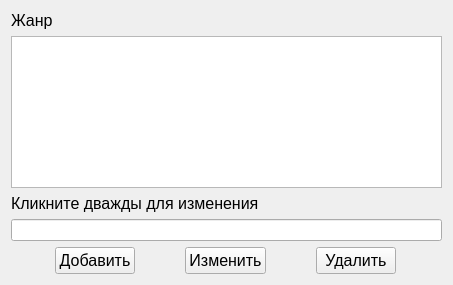
<?xml version="1.0" encoding="UTF-8"?>
<ui version="4.0">
 <class>Form</class>
 <widget class="QWidget" name="Form">
  <property name="geometry">
   <rect>
    <x>0</x>
    <y>0</y>
    <width>453</width>
    <height>285</height>
   </rect>
  </property>
  <property name="windowTitle">
   <string>Редактировать жанр</string>
  </property>
  <layout class="QVBoxLayout" name="verticalLayout">
   <item>
    <widget class="QLabel" name="textNameCinema">
     <property name="sizePolicy">
      <sizepolicy hsizetype="Preferred" vsizetype="Fixed">
       <horstretch>0</horstretch>
       <verstretch>0</verstretch>
      </sizepolicy>
     </property>
     <property name="font">
      <font>
       <family>Arial</family>
       <pointsize>12</pointsize>
      </font>
     </property>
     <property name="text">
      <string>Жанр</string>
     </property>
    </widget>
   </item>
   <item>
    <widget class="QTableWidget" name="tableWidget"/>
   </item>
   <item>
    <widget class="QLabel" name="textNameCinema_2">
     <property name="sizePolicy">
      <sizepolicy hsizetype="Preferred" vsizetype="Fixed">
       <horstretch>0</horstretch>
       <verstretch>0</verstretch>
      </sizepolicy>
     </property>
     <property name="font">
      <font>
       <family>Arial</family>
       <pointsize>12</pointsize>
      </font>
     </property>
     <property name="text">
      <string>Кликните дважды для изменения</string>
     </property>
    </widget>
   </item>
   <item>
    <widget class="QLineEdit" name="name"/>
   </item>
   <item>
    <layout class="QHBoxLayout" name="horizontalLayout">
     <item>
      <widget class="QPushButton" name="add_button">
       <property name="sizePolicy">
        <sizepolicy hsizetype="Maximum" vsizetype="Fixed">
         <horstretch>0</horstretch>
         <verstretch>0</verstretch>
        </sizepolicy>
       </property>
       <property name="font">
        <font>
         <family>Arial</family>
         <pointsize>12</pointsize>
        </font>
       </property>
       <property name="text">
        <string>Добавить</string>
       </property>
      </widget>
     </item>
     <item>
      <widget class="QPushButton" name="edit_button">
       <property name="sizePolicy">
        <sizepolicy hsizetype="Maximum" vsizetype="Fixed">
         <horstretch>0</horstretch>
         <verstretch>0</verstretch>
        </sizepolicy>
       </property>
       <property name="font">
        <font>
         <family>Arial</family>
         <pointsize>12</pointsize>
        </font>
       </property>
       <property name="text">
        <string>Изменить</string>
       </property>
      </widget>
     </item>
     <item>
      <widget class="QPushButton" name="delete_button">
       <property name="sizePolicy">
        <sizepolicy hsizetype="Maximum" vsizetype="Fixed">
         <horstretch>0</horstretch>
         <verstretch>0</verstretch>
        </sizepolicy>
       </property>
       <property name="font">
        <font>
         <family>Arial</family>
         <pointsize>12</pointsize>
        </font>
       </property>
       <property name="text">
        <string>Удалить</string>
       </property>
      </widget>
     </item>
    </layout>
   </item>
  </layout>
 </widget>
 <resources/>
 <connections/>
</ui>
